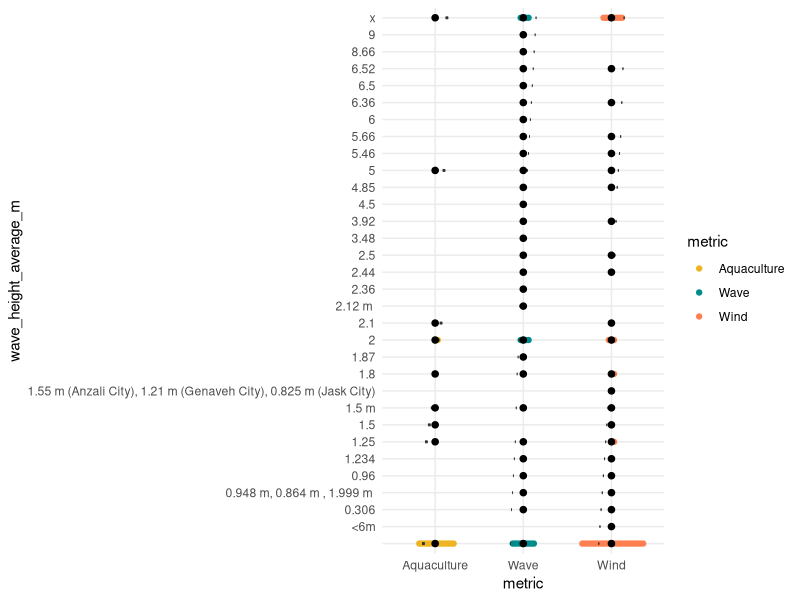
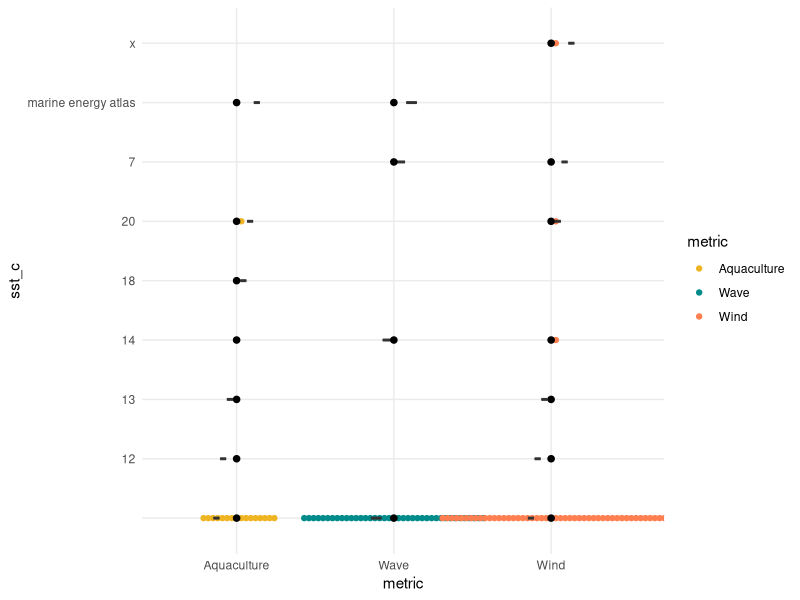
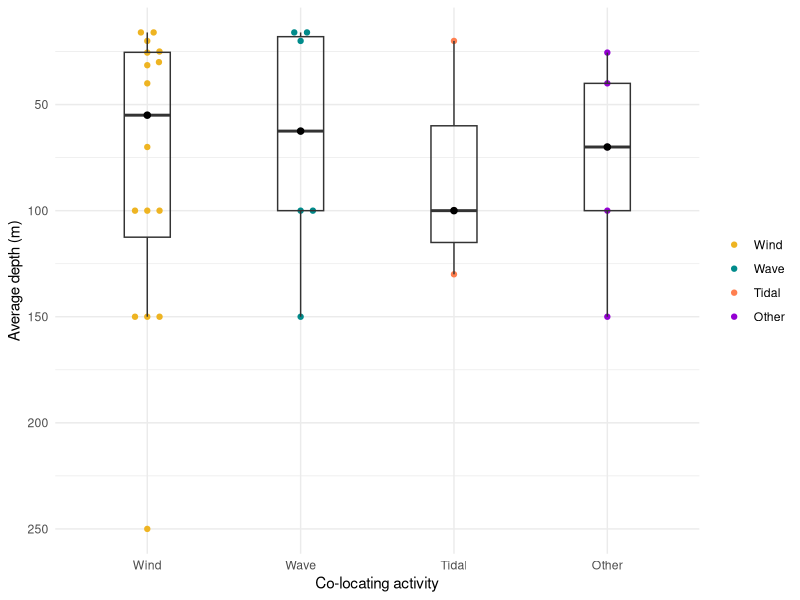
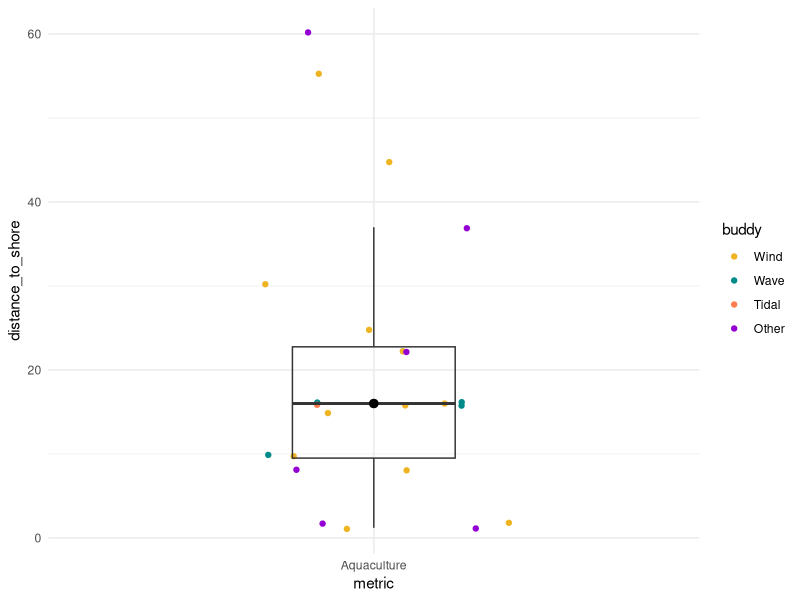
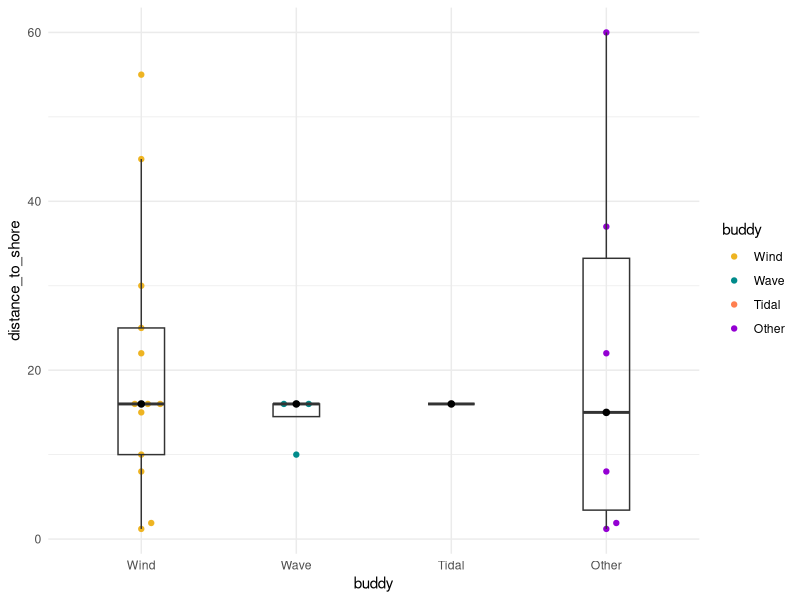
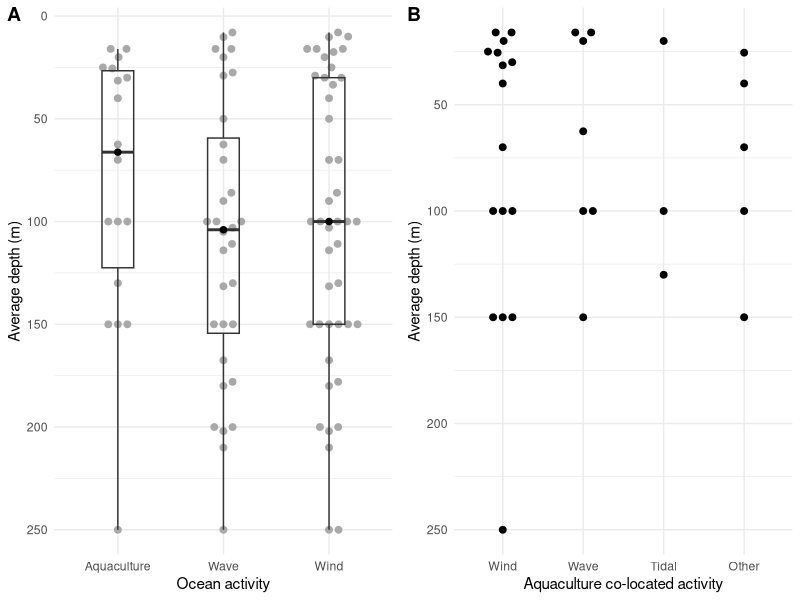
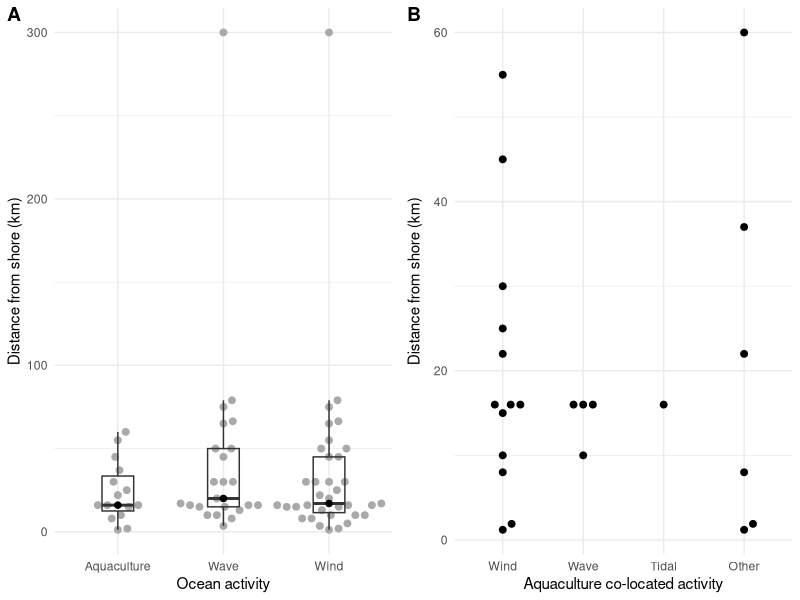

Recreate these plots in R, in order.
## ---- chunk 1
knitr::opts_chunk$set(
	echo = TRUE,
	message = FALSE,
	warning = FALSE
)
library(tidyverse)
library(tidyselect)
library(here)
library(ggbeeswarm)
library(dplyr)
library(cowplot)
library(broom)

## ---- chunk 2
aqdata <- read.csv(here("data", "Data_total_working_for_r_aq.csv"))
## ---- chunk 3
aqdata_sub <- aqdata %>% 
  filter(metric == "Aquaculture") %>% 
  select("metric", "id", "title", "distance_to_shore", "depth_min", "depth_max", "depth_ave", "wave_height_average_m", "sst_c", "chla") 
  
aqdata_sub_2 <- aqdata %>% 
  filter(metric == "Aquaculture") %>% 
  select("metric", "id", "title", "distance_to_shore", "depth_min", "depth_max", "depth_ave", "wave_height_average_m", "sst_c", "chla", "wind_present", "wave_present", "tidal_present", "other_present") 
  
  
  # summarize(dist_median = median(distance_to_shore, na.rm = TRUE),
  #           depth_max_median = median(depth_max, na.rm = TRUE),
  #           sigwave_median = median(wave_height_average_m, na.rm = TRUE),
  #           sst_median = median(sst_c, na.rm = TRUE),
  #           chla_median = median(chla, na.rm = TRUE))
## ---- chunk 4
winddata <- read.csv(here("data", "Data_total_working_for_r_wind.csv"))
## ---- chunk 5
winddata_sub <- winddata %>% 
  filter(metric == "Wind") %>% 
  select("metric", "id", "title", "distance_to_shore", "depth_min", "depth_max", "depth_ave", "wave_height_average_m", "sst_c", "chla") 


  # group_by(metric) %>% 
  # summarize(dist_median = median(distance_to_shore, na.rm = TRUE),
  #           depth_max_median = median(depth_max, na.rm = TRUE),
  #           sigwave_median = median(wave_height_average_m, na.rm = TRUE),
  #           sst_median = median(sst_c, na.rm = TRUE),
  #           chla_median = median(chla, na.rm = TRUE))
## ---- chunk 6
wavedata <- read.csv(here("data", "Data_total_working_for_r_wave.csv"))
## ---- chunk 7
wavedata_sub <- wavedata %>% 
  filter(metric == "Wave") %>% 
  select("metric", "id", "title", "distance_to_shore", "depth_min", "depth_max", "depth_ave", "wave_height_average_m", "sst_c", "chla")
## ---- chunk 8
datadata <- rbind(aqdata_sub, winddata_sub, wavedata_sub)
## ---- chunk 9
fig4a <- ggplot(data = datadata, aes(x = metric, y = depth_ave)) +
  geom_beeswarm(size = 2, cex = 3, color = "darkgray") +
  #scale_color_manual(values = c("goldenrod2","cyan4","coral")) +
  geom_boxplot(fill = NA, width = 0.3, outlier.color = NA) +
  stat_summary(fun=median, 
               geom="point", 
               shape=20, 
               size=3, 
               color="black", 
               fill="black") +
  #geom_line(xintercept = 11:100)
  # geom_segment(aes(x = "Aquaculture", y = 11, xend = "Aquaculture", yend = 100), position = 0.5, color = "red") +
  # geom_segment(aes(x = "Wave", y = 3, xend = "Wave", yend = 600, hjust = 0.35), color = "red") +
  # geom_segment(aes(x = "Wind", y = 0, xend = "Wind", yend = 200, hjust = 0.35), color = "red") +
    labs(x = "Ocean activity",
         y = "Average depth (m)") +
  theme_minimal() +
  theme(legend.title = element_blank()) +
  scale_y_reverse()

########### lines for in situ ranges here added using power point ###########

## ---- chunk 10
fig5a <- ggplot(data = datadata, aes(x = metric, y = distance_to_shore)) +
  geom_beeswarm(color = "darkgray", size = 2, cex = 3) +
  geom_boxplot(fill = NA, width = 0.3, outlier.color = NA) +
  stat_summary(fun=median, 
               geom="point", 
               shape=20, 
               size=3, 
               color="black", 
               fill="black") +
  labs(x = "Ocean activity",
       y = "Distance from shore (km)") +
  theme_minimal() +
  theme(legend.title = element_blank(), legend.position = "none")

## ---- chunk 11
ggplot(data = datadata, aes(x = metric, y = wave_height_average_m)) +
  geom_beeswarm(aes(color = metric)) +
  scale_color_manual(values = c("goldenrod2","cyan4","coral")) +
  geom_boxplot(fill = NA, width = 0.3, outlier.color = NA) +
  stat_summary(fun=median, 
               geom="point", 
               shape=20, 
               size=3, 
               color="black", 
               fill="black") +
  theme_minimal()
## ---- chunk 12
ggplot(data = datadata, aes(x = metric, y = sst_c)) +
  geom_beeswarm(aes(color = metric)) +
  scale_color_manual(values = c("goldenrod2","cyan4","coral")) +
  geom_boxplot(fill = NA, width = 0.3, outlier.color = NA) +
  stat_summary(fun=median, 
               geom="point", 
               shape=20, 
               size=3, 
               color="black", 
               fill="black") +
  theme_minimal()
## ---- chunk 13
aqua_wind <- aqdata_sub_2 %>% 
  filter(wind_present == "1") %>% 
  mutate(buddy = rep("Wind", 19))
## ---- chunk 14
aqua_wave <- aqdata_sub_2 %>% 
  filter(wave_present == "1") %>% 
  mutate(buddy = rep("Wave", 8))

## ---- chunk 15
aqua_tidal <- aqdata_sub_2 %>% 
  filter(tidal_present == "1") %>% 
  mutate(buddy = rep("Tidal", 3))


## ---- chunk 16
aqua_other <- aqdata_sub_2 %>% 
  filter(other_present == "1") %>% 
  mutate(buddy = rep("Other", 8))


## ---- chunk 17
alltogether <- as_tibble(rbind(aqua_wind, aqua_wave, aqua_tidal, aqua_other))

alltogether$buddy <- factor(alltogether$buddy,
                            levels = c("Wind", 
                                       "Wave", 
                                       "Tidal", 
                                       "Other"))
## ---- chunk 18

# original code with color coding. Potential code for shape coding in next code chunk

ggplot(data = alltogether, aes(x = buddy, y = depth_ave)) +
  geom_beeswarm(aes(color = buddy), cex = 2) +
  scale_color_manual(values = c("goldenrod2","cyan4","coral", "darkviolet")) +
  geom_boxplot(fill = NA, width = 0.3, outlier.color = NA) +
  stat_summary(fun=median,
               geom="point",
               shape=20,
               size=3,
               color="black",
               fill="black") +
  labs(x = "Co-locating activity",
       y = "Average depth (m)") +
  theme_minimal() +
  theme(legend.title = element_blank()) +
  scale_y_reverse()

## ---- chunk 19
ggplot(data = alltogether, aes(x = metric, y = distance_to_shore)) +
  geom_jitter(aes(color = buddy), width = 0.25) +
  scale_color_manual(values = c("goldenrod2","cyan4","coral", "darkviolet")) +
  geom_boxplot(fill = NA, width = 0.3, outlier.color = NA) +
  stat_summary(fun=median, 
               geom="point", 
               shape=20, 
               size=4, 
               color="black", 
               fill="black") +
  theme_minimal()
## ---- chunk 20
ggplot(data = alltogether, aes(x = buddy, y = distance_to_shore)) +
  geom_beeswarm(aes(color = buddy), cex = 2) +
  scale_color_manual(values = c("goldenrod2","cyan4","coral", "darkviolet")) +
  geom_boxplot(fill = NA, width = 0.3, outlier.color = NA) +
  stat_summary(fun=median, 
               geom="point", 
               shape=20, 
               size=3, 
               color="black", 
               fill="black") +
  theme_minimal()
## ---- chunk 21

fig4b <- ggplot(data = alltogether, aes(x = buddy, y = depth_ave)) +
  geom_beeswarm(cex = 3, size = 2) +
 # scale_color_manual(values = c("goldenrod2","cyan4","coral", "darkviolet")) +
  # geom_boxplot(
  #   #data = aqdata_sub_2, 
  #   fill = NA, width = 0.3, outlier.color = NA) +
  # stat_summary(fun=median,
  #              geom="point",
  #              shape=20,
  #              size=3,
  #              color="black",
  #              fill="black") +
  labs(x = "Aquaculture co-located activity",
       y = "Average depth (m)") +
  theme_minimal() +
  theme(
    #axis.text.x = element_text(angle=60), 
        legend.title = element_blank()) +
  scale_y_reverse()

## ---- chunk 22

fig5b <- ggplot(data = alltogether, aes(x = buddy, y = distance_to_shore)) +
  geom_beeswarm(cex = 3, size = 2) +
  scale_color_manual(values = c("goldenrod2","cyan4","coral", "darkviolet")) +
  labs(x = "Aquaculture co-located activity",
       y = "Distance from shore (km)") +
  theme_minimal() +
  theme(legend.title = element_blank())

## ---- chunk 23
#legend <- get_legend(fig4a)

plot_grid(
  fig4a + theme(legend.position = "none"), 
  fig4b + theme(legend.position = "none"), 
  align = "vh", 
  labels = c("A", "B"))

## ---- chunk 24
#legend <- get_legend(fig4a)

plot_grid(
  fig5a + theme(legend.position = "none"), 
  fig5b + theme(legend.position = "none"), 
  align = "vh", 
  labels = c("A", "B"))

## ---- chunk 25
datadata_anova <- aov(depth_ave ~ metric, data = datadata)

summary(datadata_anova)

# depth_ave: p-value = 0.551
# distance to shore: p-value = 0.394

## ---- chunk 26
datadata_kruswall <- kruskal.test(distance_to_shore ~ metric, data = datadata)

datadata_kruswall

# depth_ave: p-value = p-value = 0.387
# distance to shore: p-value = 0.5923
## ---- chunk 27
alltogether_kruswall_depth <- kruskal.test(depth_ave ~ buddy, data = alltogether)

alltogether_kruswall_depth
# Kruskal-Wallis chi-squared = 0.70418, df = 3, p-value = 0.8722

alltogether_kruswall_dist <- kruskal.test(distance_to_shore ~ buddy, data = alltogether)

alltogether_kruswall_dist
# Kruskal-Wallis chi-squared = 0.12126, df = 3, p-value = 0.9892

## ---- chunk 28
summary_datadata <- datadata %>% 
  group_by(metric) %>% 
  summarize(median_depth = median(depth_ave, na.rm = TRUE),
            sd_depth = sd(depth_ave, na.rm = TRUE),
            q3_depth = quantile(depth_ave, na.rm = TRUE, c(0.75)),
            q1_depth = quantile(depth_ave, na.rm = TRUE, c(0.25)),
            median_dist = median(distance_to_shore, na.rm = TRUE),
            sd_dist = sd(distance_to_shore, na.rm = TRUE),
            q3_dist = quantile(distance_to_shore, na.rm = TRUE, c(0.75)),
            q1_dist = quantile(distance_to_shore, na.rm = TRUE, c(0.25)),)


nvals_datadata_depth <- datadata %>% 
  filter(depth_ave != "NA") %>% 
  group_by(metric) %>% 
  summarize(n_depth = n())

nvals_datadata_dist <- datadata %>% 
  filter(distance_to_shore != "NA") %>% 
  group_by(metric) %>% 
  summarize(n_dist = n()) %>% 
  rename(metric_dist = metric) #renaming because r was getting confused by 2 columns with same name in cbind()

nvals_datadata <- as_tibble(cbind(nvals_datadata_depth, nvals_datadata_dist)) %>% 
  select("metric", "n_depth", "n_dist")
              
## ---- chunk 29
summary_alltogether <- alltogether %>% 
  group_by(buddy) %>% 
  summarize(median_depth = median(depth_ave, na.rm = TRUE),
            median_dist = median(distance_to_shore, na.rm = TRUE),
            max_depth = max(depth_max, na.rm = TRUE),
            min_depth = min(depth_min, na.rm = TRUE),
            max_dist = max(distance_to_shore, na.rm = TRUE),
            min_dist = min(distance_to_shore, na.rm = TRUE))
